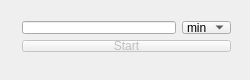
<?xml version="1.0" encoding="UTF-8"?>
<ui version="4.0">
 <class>MainWindow</class>
 <widget class="QMainWindow" name="MainWindow">
  <property name="geometry">
   <rect>
    <x>0</x>
    <y>0</y>
    <width>250</width>
    <height>80</height>
   </rect>
  </property>
  <property name="sizePolicy">
   <sizepolicy hsizetype="Preferred" vsizetype="Preferred">
    <horstretch>0</horstretch>
    <verstretch>0</verstretch>
   </sizepolicy>
  </property>
  <property name="minimumSize">
   <size>
    <width>250</width>
    <height>80</height>
   </size>
  </property>
  <property name="maximumSize">
   <size>
    <width>250</width>
    <height>80</height>
   </size>
  </property>
  <property name="windowTitle">
   <string>Little Timer</string>
  </property>
  <widget class="QWidget" name="centralWidget">
   <widget class="QWidget" name="layoutWidget">
    <property name="geometry">
     <rect>
      <x>11</x>
      <y>10</y>
      <width>231</width>
      <height>53</height>
     </rect>
    </property>
    <layout class="QVBoxLayout" name="verticalLayout">
     <item>
      <layout class="QHBoxLayout" name="horizontalLayout">
       <item>
        <widget class="QLineEdit" name="lineEdit">
         <property name="text">
          <string/>
         </property>
        </widget>
       </item>
       <item>
        <widget class="QComboBox" name="comboBox">
         <property name="currentText">
          <string>min</string>
         </property>
         <property name="currentIndex">
          <number>2</number>
         </property>
         <item>
          <property name="text">
           <string>ms</string>
          </property>
         </item>
         <item>
          <property name="text">
           <string>sec</string>
          </property>
         </item>
         <item>
          <property name="text">
           <string>min</string>
          </property>
         </item>
         <item>
          <property name="text">
           <string>h</string>
          </property>
         </item>
        </widget>
       </item>
      </layout>
     </item>
     <item>
      <widget class="QPushButton" name="pushButton">
       <property name="enabled">
        <bool>false</bool>
       </property>
       <property name="text">
        <string>Start</string>
       </property>
      </widget>
     </item>
    </layout>
   </widget>
  </widget>
 </widget>
 <layoutdefault spacing="6" margin="11"/>
 <resources/>
 <connections/>
</ui>
